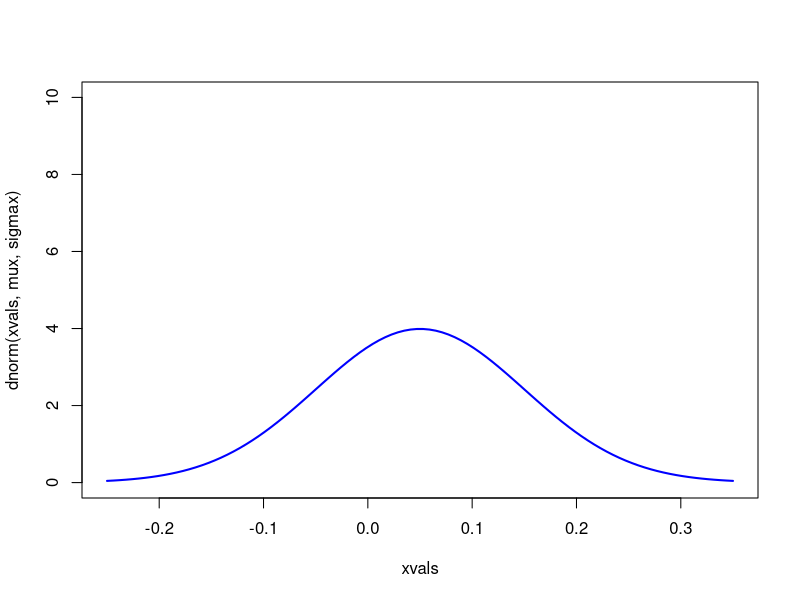
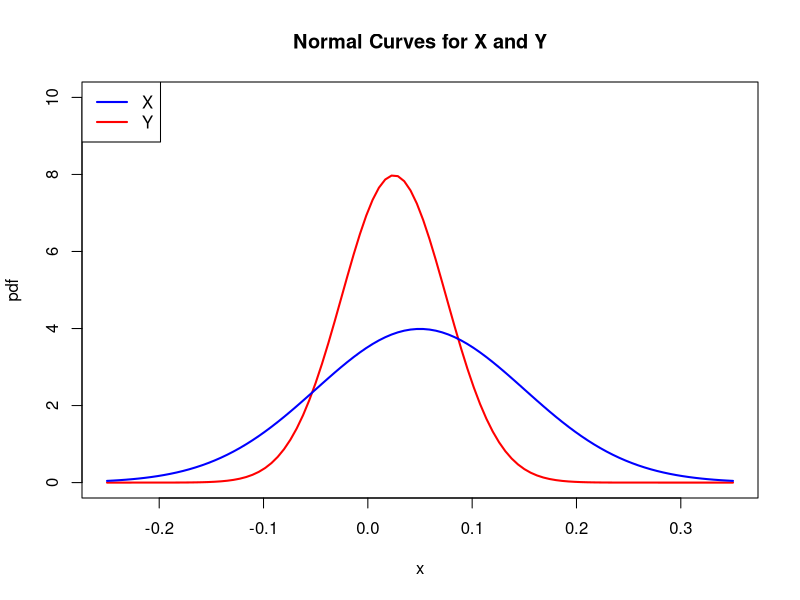
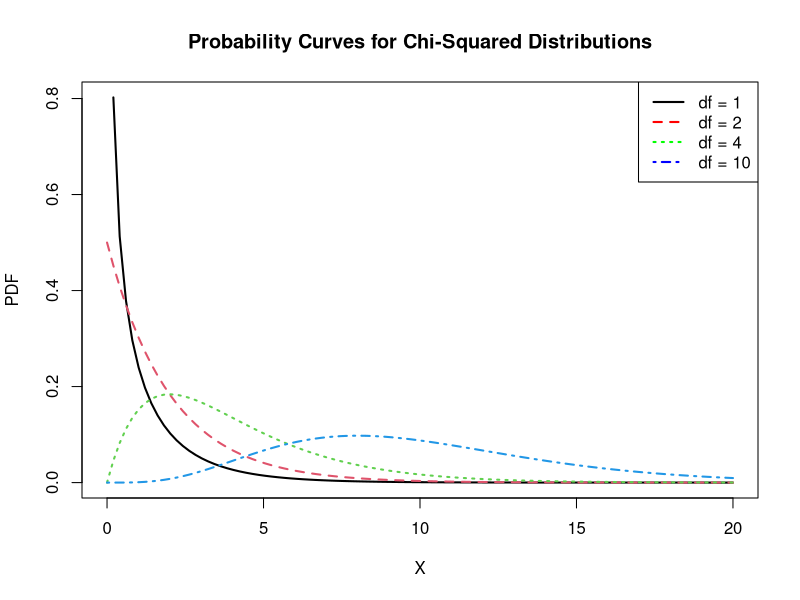
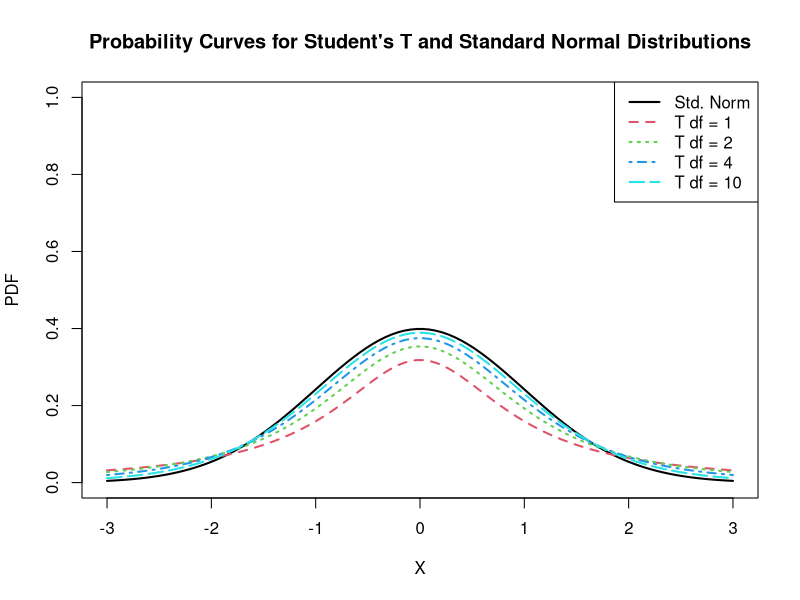

The R script that drew these images, in order:
# ECON 472 HW2 2/10/21

# digits
options(digits = 4)

# 2 

pnorm(-1.96, 0, 1)
1 - pnorm(1.64, 0, 1)
pnorm(.5, 0, 1) - pnorm(-.5, 0, 1)
qnorm(.01)
qnorm(.99)
qnorm(.05)
qnorm(.95)

# 3 

mux <- .05
sigmax <- .1
xvals <- seq(-.25, .35, length = 100)
plot(xvals, dnorm(xvals, mux, sigmax), type = 'l', col =  'blue', lwd = 2, ylim = c(0, 10))
muy <- .025
sigmay <- .05
yvals <- seq(-.25, .35, length = 100)
plot(yvals, dnorm(yvals, muy, sigmay), type = 'l', col =  'red', lwd = 2, ylim = c(0, 10), xlab = 'x', ylab = 'pdf', main = 'Normal Curves for X and Y')
lines(xvals, dnorm(xvals, mux, sigmax), type = 'l', col =  'blue', lwd = 2)
legend(x = 'topleft', legend = c('X', 'Y'), col = c('blue', 'red'), lwd = 2)

# 4

qnorm(.05, .05, .12)
qnorm(.01, .05, .12)

# 6 

cvals <- seq(0, 20, length = 100)
plot(cvals, dchisq(cvals, df = 1), type = 'l', lwd = 2, lty = 1, col = 1, ylab = 'PDF', xlab = 'X', main = 'Probability Curves for Chi-Squared Distributions')
lines(cvals, dchisq(cvals, df = 2), type = 'l', lwd = 2, lty = 2, col = 2)
lines(cvals, dchisq(cvals, df = 4), type = 'l', lwd = 2, lty = 3, col = 3)
lines(cvals, dchisq(cvals, df = 10), type = 'l', lwd = 2, lty = 4, col = 4)
legend(x = 'topright', legend = c('df = 1', 'df = 2', 'df = 4', 'df = 10'), col = c('black', 'red', 'green', 'blue'), lty = c(1, 2, 3, 4), lwd = 2)

svals <- seq(-3, 3, length = 100)
tvals <- seq(-3, 3, length = 100)
plot(svals, dnorm(svals, 0, 1), type = 'l', col =  1, lty = 1, lwd = 2, ylim = c(0, 1), main = "Probability Curves for Student's T and Standard Normal Distributions", xlab = 'X', ylab = 'PDF' )
lines(tvals, dt(tvals, df =  1), type = 'l', col = 2, lty = 2, lwd = 2)
lines(tvals, dt(tvals, df =  2), type = 'l', col = 3, lty = 3, lwd = 2)
lines(tvals, dt(tvals, df =  4), type = 'l', col = 4, lty = 4, lwd = 2)
lines(tvals, dt(tvals, df =  10), type = 'l', col = 5, lty = 5, lwd = 2)
legend(x = 'topright', legend = c('Std. Norm', 'T df = 1', 'T df = 2', 'T df = 4', 'T df = 10'), col = c(1, 2, 3, 4, 5), lwd = 2, lty = c(1, 2, 3, 4, 5))











